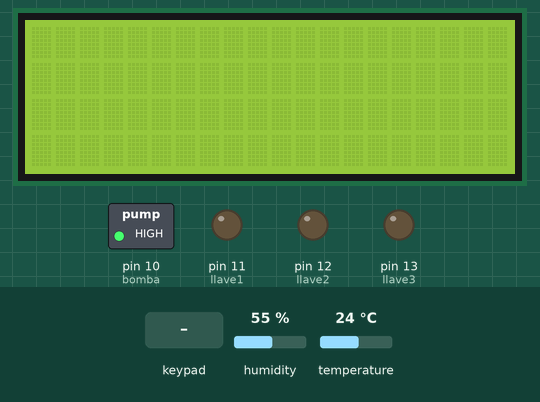
Recording of a sketch running on a simulated Arduino Uno, built with avr-gcc and run on an emulated ATmega328P. Shown: 20×4 character LCD, switched loads named in the sketch (green lamp = pin HIGH), output pins drawn as LEDs (lit = HIGH). Wiring (inferred from the names in the program): DHT11 sensor: data A0. The test bench sets the inputs (shaded band); at power-on: humidity 55 %, temperature 24 °C. The local clock reads 2024-03-15 10:24:30 at power-on unless the sketch sets it; EEPROM starts erased; what the sketch prints to the serial monitor is not drawn.

Above: at 1.2 s.
1.3 s: keypad keys 5 4 3 2 # pressed 0.4 s apart
At 4.2 s:
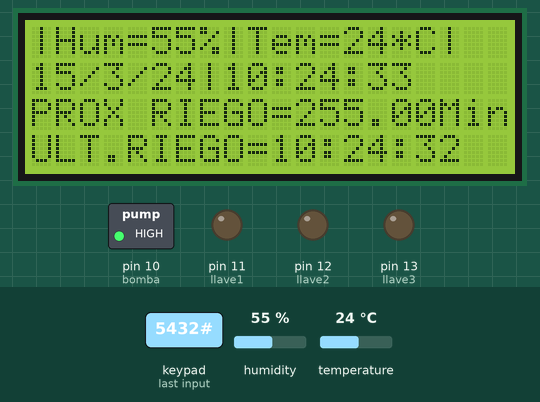
4.9 s: keypad keys 1 3 9 7 D pressed 0.4 s apart
At 8.9 s:
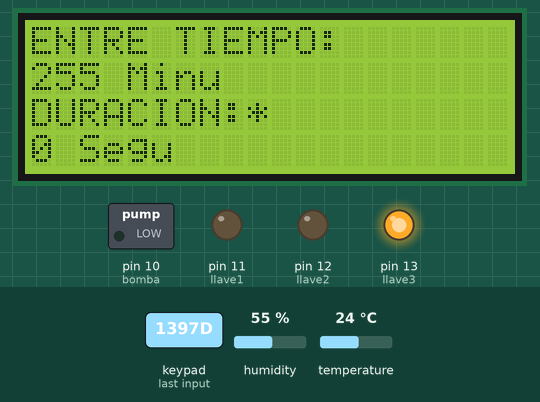
9.2 s: key 'B' pressed
At 10.6 s:
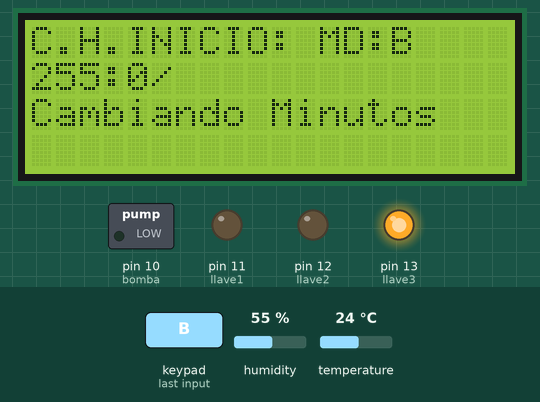
11.3 s: key 'C' pressed
At 13.0 s:
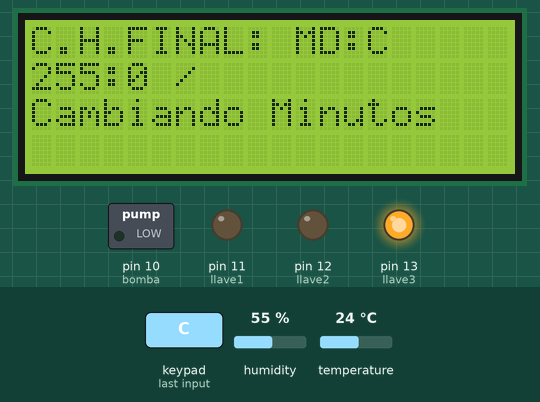
13.3 s: key 'A' pressed
At 14.5 s:
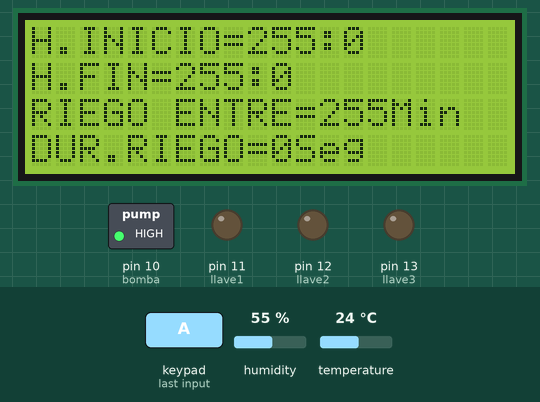
15.5 s: key 'B' pressed
At 16.8 s:
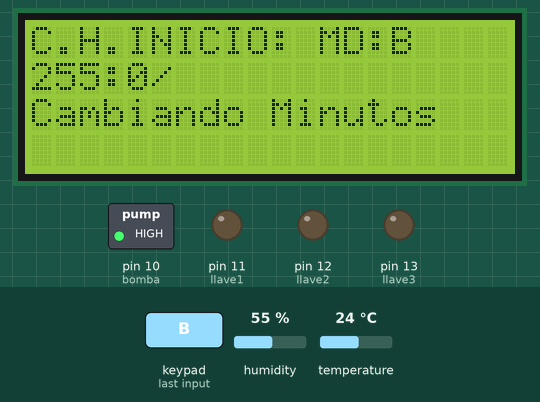
Timing chart, 0 to 18.5 s (numbered marks = the images above; inputs shaded):
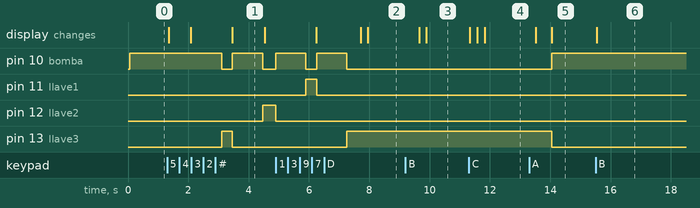

The sketch:

hidro2.ino
```cpp
#include <EEPROM.h>
#include <Wire.h>
#include "RTClib.h"
#include <LiquidCrystal_I2C.h>
#include "DHT.h"
#define DHTPIN A0
#define DHTTYPE DHT11
#include <Keypad.h>
int rep = 0;
LiquidCrystal_I2C lcd(0x3F, 20, 4);
const int llave1 = 11;
const int llave2 = 12;
const int llave3 = 13;
const int bomba = 10;
DHT dht(DHTPIN, DHTTYPE);
RTC_DS3231 RTC;
float contador = 0;
int tiempo = 0;
int duracion = 0;
int hum1 = 0;
int tem1 = 0;
char temp2 = "";
char c = "";
int horau = 0;
int minuu = 0;
int seguu = 0;
int c1 = 0;
int c2 = 0;
int c3 = 0;
int hora = 0;
int minu = 0;
int segu = 0;
String temp = "";
const byte rowsCount = 4;
const byte columsCount = 4;
char key = "";
char keys[rowsCount][columsCount] = {
  { '1', '2', '3', 'A' },
  { '4', '5', '6', 'B' },
  { '7', '8', '9', 'C' },
  { '*', '0', '#', 'D' }
};
char dato = 'A';
const byte rowPins[rowsCount] = { 9, 8, 7, 6 };
const byte columnPins[columsCount] = { 5, 4, 3, 2 };
Keypad keypad = Keypad(makeKeymap(keys), rowPins, columnPins, rowsCount, columsCount);
int h1 = 0, h2 = 0, m1 = 0, m2 = 0;
int cambio = 1;
char modo = 'A';
char estado = 'a';
int tmuestra = 1000;
unsigned long tAhoraM = 0;
unsigned long tRiego = 0;
void setup() {
  lcd.init();
  lcd.backlight();
  Serial.begin(9600);
  RTC.begin();
  //RTC.adjust(DateTime(__DATE__, __TIME__)); // Establece la fecha y hora (Comentar una vez establecida la hora)
  dht.begin();
  //actualizarbd(0, 6);
  //actualizarbd(1, 0);
  //actualizarbd(2, 18);
  // actualizarbd(3, 0);
  // actualizarbd(4, 30);

  h1 = leerbd(0);
  m1 = leerbd(1);
  h2 = leerbd(2);
  m2 = leerbd(3);
  tiempo = leerbd(4);
  duracion = leerbd(5);
  pinMode(bomba, OUTPUT);
  pinMode(llave1, OUTPUT);
  pinMode(llave2, OUTPUT);
  pinMode(llave3, OUTPUT);

  digitalWrite(llave1, LOW);
  digitalWrite(llave2, LOW);
  digitalWrite(llave3, LOW);
  digitalWrite(bomba, HIGH);

}

void loop() {
  menu();
}
void eleccion(char dato) {
  if (dato == 'A' || dato == 'B' || dato == 'C' || dato == 'D'  ) {
    temp = "0";
    modo = dato;

  } else if ( dato == '*')
  { cambio = 1;
    temp = "0";
  } else if ( dato == '#')
  { cambio = 2;
    temp = "0";
  }
  else {
    temp = temp + dato;
  }

}

void menu()
{ switch (modo) {
    case 'A':
      modo1();
      break;
    case 'B':
      modo2();
      break;
    case 'C':
      modo3();
      break;
    case 'D':
      modo4();
      break;
    default:
      // statements
      break;
  }
}
void modo1() {
  teclado();
  if (millis() > tAhoraM + tmuestra) {
    tAhoraM = millis();
    valores();
    if (c1 != 0) {
      c1 = c1 + 1;
      if (c1 > duracion) {
        cerrarllaves();
        c1=0;
      }
    }
  }


  if (dato == '1') {
    cerrarllaves();
    delay(1000);
    abrirllave1();
    c1 = 1;
    dato = ' ';
  }
  if (dato == '2') {
    cerrarllaves();
    delay(1000);
    abrirllave2();
    c1 = 1;
    dato = ' ';
  }
  if (dato == '3') {
    cerrarllaves();

    delay(1000);
    abrirllave3();
    c1 = 1;
    dato = ' ';
  }
  if (dato == '4') {
    cerrarllaves();
 dato = ' ';
  }
  if (modo != 'A') {
    temp = "0";
    h1 = leerbd(0);
    m1 = leerbd(1);
    h2 = leerbd(2);
    m2 = leerbd(3);
    tiempo = leerbd(4);
    duracion = leerbd(5);
  }
  return;
}
void modo2() {
  teclado();
  if (modo != 'B') {
    temp = "0";
    actualizarbd(0, h1);
    actualizarbd(1, m1);
    h1 = leerbd(0);
    m1 = leerbd(1);
    h2 = leerbd(2);
    m2 = leerbd(3);
    tiempo = leerbd(4);
    duracion = leerbd(5);
  }
  lcd.clear();
  lcd.setCursor(0, 0);
  lcd.print("C.H.INICIO:");
  lcd.print(" MD:");
  lcd.print(modo);
  lcd.setCursor(0, 1);
  lcd.print(h1);
  lcd.print(":");
  lcd.print(m1);
  lcd.print("/");

  if (modo == 'B') {
    if (cambio == 1)
    {
      lcd.setCursor(0, 2);
      lcd.print("Cambiando Hora");
      if (temp == "0") {
        temp = h1;
      }
      Serial.println(temp);
      h1 = temp.toInt();
      if (h1 > 23) {
        h1 = 0;
        Serial.println("entre aca");
        temp = '0';
      }


    } else {
      lcd.setCursor(0, 2);
      lcd.print("Cambiando Minutos");
      if (temp == "0") {
        temp = m1;
      }
      Serial.println(temp);
      m1 = temp.toInt();
      if (m1 > 59) {
        m1 = 0;
        Serial.println("entre aca");
        temp = "0";
      }

    }
  }
  delay(200);
  return;

}
void modo3() {

  teclado();

  if (modo != 'C') {
    temp = "0";
    actualizarbd(2, h2);
    actualizarbd(3, m2);
    h1 = leerbd(0);
    m1 = leerbd(1);
    h2 = leerbd(2);
    m2 = leerbd(3);
    tiempo = leerbd(4);
    duracion = leerbd(5);
  }

  lcd.clear();
  lcd.setCursor(0, 0);
  lcd.print("C.H.FINAL:");
  lcd.print(" MD:");
  lcd.print(modo);
  lcd.setCursor(0, 1);
  lcd.print(h2);
  lcd.print(":");
  lcd.print(m2);
  lcd.print(" / ");
  if (modo == 'C') {
    if (cambio == 1)
    { lcd.setCursor(0, 2);
      lcd.print("Cambiando Hora");

      if (temp == "0") {
        temp = h2;
      }
      Serial.println(temp);
      h2 = temp.toInt();
      if (h2 > 23) {
        h2 = 0;
        Serial.println("entre aca");
        temp = "0";
      }
    } else {
      lcd.setCursor(0, 2);
      lcd.print("Cambiando Minutos");
      if (temp == "0") {
        temp = m2;
      }
      Serial.println(temp);
      m2 = temp.toInt();
      if (m2 > 59) {
        m2 = 0;
        Serial.println("entre aca");
        temp = "0";
      }
    }
  }

  delay(200);
  return;
}
void modo4() {
  teclado();
  if (modo != 'D') {
    temp = "0";
    Serial.print("entre aca:");
    Serial.println(temp);
    actualizarbd(4, tiempo);
    actualizarbd(5, duracion);
    h1 = leerbd(0);
    m1 = leerbd(1);
    h2 = leerbd(2);
    m2 = leerbd(3);
    tiempo = leerbd(4);
    duracion = leerbd(5);
  }
  lcd.clear();
  lcd.setCursor(0, 0);
  if (cambio == 1)
  {
    lcd.print("ENTRE TIEMPO:*");
  } else {
    lcd.print("ENTRE TIEMPO:");
  }

  lcd.setCursor(0, 1);
  lcd.print(tiempo);
  lcd.print(" Minu");
  lcd.setCursor(0, 2);
  if (cambio == 1)
  {
    lcd.print("DURACION:");
  } else {
    lcd.print("DURACION:*");
  }
  lcd.setCursor(0, 3);
  lcd.print(duracion);
  lcd.print(" Segu");
  if (modo == 'D') {
    if (cambio == 1)
    {
      if (temp == "0") {
        temp = tiempo;
      }
      Serial.println(temp);
      tiempo = temp.toInt();
      if (tiempo > 240) {
        tiempo = 0;
        Serial.println("entre aca");
        temp = "0";
      }
    } else {
      if (temp == "0") {
        temp = duracion;
      }
      Serial.println(temp);
      duracion = temp.toInt();
      if (duracion > 240) {
        duracion = 0;
        Serial.println("entre aca");
        temp = "0";
      }
    }

  }
  delay(200);


  return;
}
void valores() {
  hum1 = dht.readHumidity();
  tem1 = dht.readTemperature();
  DateTime now = RTC.now();
  lcd.clear();
 if (cambio == 1)
    { lcd.setCursor(0, 0);
  lcd.print("|Hum=");
  lcd.print(hum1);
  lcd.print("%|");
  lcd.print("Tem=");
  lcd.print(tem1);
  lcd.print("*C|");
  lcd.setCursor(0, 1);
  lcd.print(now.day(), DEC);
  lcd.print("/");
  lcd.print(now.month(), DEC);
  lcd.print("/");
  lcd.print(now.year() - 2000);
  lcd.print("|");
  lcd.print(now.hour(), DEC);
  lcd.print(":");
  lcd.print(now.minute(), DEC);
  lcd.print(":");
  lcd.print(now.second(), DEC);
  lcd.setCursor(0, 2);
  lcd.print("PROX RIEGO=");
  lcd.print(tiempo - contador);
  lcd.print("Min");
  lcd.setCursor(0, 3);
  lcd.print("ULT.RIEGO=");
  lcd.print(horau);
  lcd.print(":");
  lcd.print(minuu);
  lcd.print(":");
  lcd.print(seguu);
    }else{
     lcd.setCursor(0, 0);
  lcd.print("H.INICIO=");
  lcd.print(h1);
  lcd.print(":");
  lcd.print(m1);
  lcd.setCursor(0, 1);
  lcd.print("H.FIN=");
  lcd.print(h2);
  lcd.print(":");
  lcd.print(m2);
  lcd.setCursor(0, 2);
  lcd.print("RIEGO ENTRE=");
  lcd.print(tiempo);
  lcd.print("Min");
  lcd.setCursor(0, 3);
  lcd.print("DUR.RIEGO=");
  lcd.print(duracion);
  lcd.print("Seg");

      }
  hora = (now.hour());
  minu = (now.minute());
  segu = (now.second());
  if (segu == 0) {
    if (rep == 0) {
      contador = contador + 1;
      rep = 1;
    }
  }
  if (segu != 0) {
    rep = 0;
  }
  if (hora >= h1 && hora <= h2) {
    int evalua = tiempo - contador;
    if (evalua <= 0) {
      contador = 0;
      Serial.println("AUTOMATICO");
      Serial.println("LLAVE 1");
      abrirllave1();
      tRiego = millis();
      estado = 'b';
    }
    Serial.print("Estado:");
    Serial.println(estado);
    Serial.print(millis());
    Serial.print("/");
    Serial.println(tRiego + (duracion * 1000));

    if (estado == 'b') {
      if (millis() >= (tRiego + (duracion * 1000))) {
        Serial.println("LLAVE 2");
        cerrarllaves();
        delay(1000);
        abrirllave2();
        tRiego = millis();
        estado = 'c';
      }
    }
    if (estado == 'c') {
      if (millis() >= (tRiego + (duracion * 1000))) {
        Serial.println("LLAVE 3");
        cerrarllaves();
        delay(1000);
        abrirllave3();
        tRiego = millis();
        estado = 'd';
      }
    }
    if (estado == 'd') {
      if (millis() >= (tRiego + (duracion * 1000))) {
        Serial.println("CERRADO");
        cerrarllaves();
        tRiego = millis();
        estado = 'a';
      }
    }
  }


}
void abrirllave1() {
  Serial.println("abierto 1");
  digitalWrite(llave1, HIGH);
  digitalWrite(llave2, LOW);
  digitalWrite(llave3, LOW);
  digitalWrite(bomba, LOW);
  horau = hora;
  minuu = minu;
  seguu = segu;
};
void abrirllave2() {
Serial.println("abierto 2");
  digitalWrite(llave1, LOW);
  digitalWrite(llave2, HIGH);
  digitalWrite(llave3, LOW);
  digitalWrite(bomba, LOW);
  horau = hora;
  minuu = minu;
  seguu = segu;

};
void abrirllave3() {
  Serial.println("abierto 3");
  digitalWrite(llave1, LOW);
  digitalWrite(llave2, LOW);
  digitalWrite(llave3, HIGH);
  digitalWrite(bomba, LOW);
  horau = hora;
  minuu = minu;
  seguu = segu;

};
void cerrarllaves() {
  Serial.println("cerrado");
  digitalWrite(llave1, LOW);
  digitalWrite(llave2, LOW);
  digitalWrite(llave3, LOW);
  digitalWrite(bomba, HIGH);

};

void teclado() {
  key = keypad.getKey();

  if (key) {
    Serial.println(key);
    dato = key;
    eleccion(dato);
  }
}
void actualizarbd(int id, int valor) {
  EEPROM.write(id, valor);

}
int leerbd(int id) {
  int val = (int)EEPROM.read(id);
  return val;
}
```

Measured:
- after the input at 1.3 s, pin 10 (bomba): HIGH → LOW after 1.8 s, → HIGH 0.36 s later, → LOW 1.0 s later; pin 12 (llave2): LOW → HIGH after 3.2 s; pin 13 (llave3): LOW → HIGH after 1.8 s, → LOW 0.36 s later
- after the input at 4.9 s, pin 10 (bomba): alternates HIGH for 1.0 s and LOW for 0.35 s, 4 changes in all, then stays LOW, starting at once; pin 11 (llave1): LOW → HIGH after 1.0 s, → LOW 0.35 s later; pin 12 (llave2): HIGH → LOW at once; pin 13 (llave3): LOW → HIGH after 2.4 s
- after the input at 9.2 s, the display: first changes after 0.45 s (image 3 shows a later state)
- after the input at 11.3 s, the display: first changes at once (image 4 shows a later state)
- after the input at 13.3 s, pin 10 (bomba): LOW → HIGH after 0.75 s; pin 13 (llave3): HIGH → LOW after 0.75 s; the display: first changes after 0.22 s (image 5 shows a later state)
- after the input at 15.5 s, the display: changes after 0.05 s (image 6)
- what the display in image 1 shows lasts 1.0 s, from 3.5 s to 4.5 s
